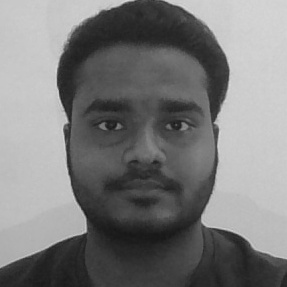
#> input picture trainingDataset/face-1.1.jpg, 287 x 287 px; its folder holds only this picture in this run
$ python trainingOfModel.py
#> lines starting #> are read from the running program, lines starting #| are printed output that depends on the picture
import cv2,os
import numpy as np
from PIL import Image

# PIL (python image library) is used here for image processing
# projectPath variable is absolute path of the directory where this file resides
projectPath = os.path.dirname(os.path.abspath(__file__))

# LBPH (Local Binary Pattern Histogram) algorithm is used to recognize the faces
recognizer = cv2.face.LBPHFaceRecognizer_create()
cascadePath = projectPath + '/haarcascade_frontalface_default.xml'

faceClassifier = cv2.CascadeClassifier(cascadePath)
dataPath = projectPath + '/trainingDataset'

def getFacesAndLabels(datapath):

#> called with datapath = 'trainingDataset'
    imagePaths = [os.path.join(datapath, f) for f in os.listdir(datapath)]

    images = []  # images will contain the face images
    labels = []  # labels will contains the label that is assigned to the image

    for image_path in imagePaths:

        # read the image from the dataset and convert it to the gray-scale image using mode "L" and return the converted copy of this image
        grayScaleImageUsingPIL = Image.open(image_path).convert('L')
#> grayScaleImageUsingPIL is the input picture: PIL image 287x287 L; min 22, max 218, mean 122.9

        # gray-scale image is converted into the numpy array
        image = np.array(grayScaleImageUsingPIL, 'uint8')

        # now, the label of the image is extracted
        label = int(os.path.split(image_path)[1].split(".")[0].replace("face-", ""))
        print('Label-' + str(label))

        # now, faces are detected by using detectMultiScale() method
        faces = faceClassifier.detectMultiScale(image)
#> faces = [[54, 53, 180, 180]]

        # if the face is detected, append the face to images and append the label to labels
        for (x, y, w, h) in faces:
            images.append(image[y: y + h, x: x + w])
            labels.append(label)

            # imshow() method is used to display the image in a window
            cv2.imshow("add the faces to the training dataset...", image[y: y + h, x: x + w])
            cv2.waitKey(1)
#> this loop made 1 pass
#> pass 1, in getFacesAndLabels, `cv2.imshow("add the faces to the training dataset...", image[y: y + h,..`:
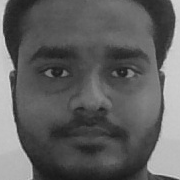
#> window 'add the faces to the training ': shape (180, 180); min 22, max 218, mean 95.5
#> after the loop, images = 1 item; labels = [1]

    return images, labels  # return the image list and label list

images, labels = getFacesAndLabels(dataPath)
#> images = 1 item; labels = [1]
recognizer.train(images, np.array(labels))


# now, model is saved using recognizer.save() method
recognizer.save(projectPath + '/faceRecognitionModel.yml')
cv2.destroyAllWindows()
